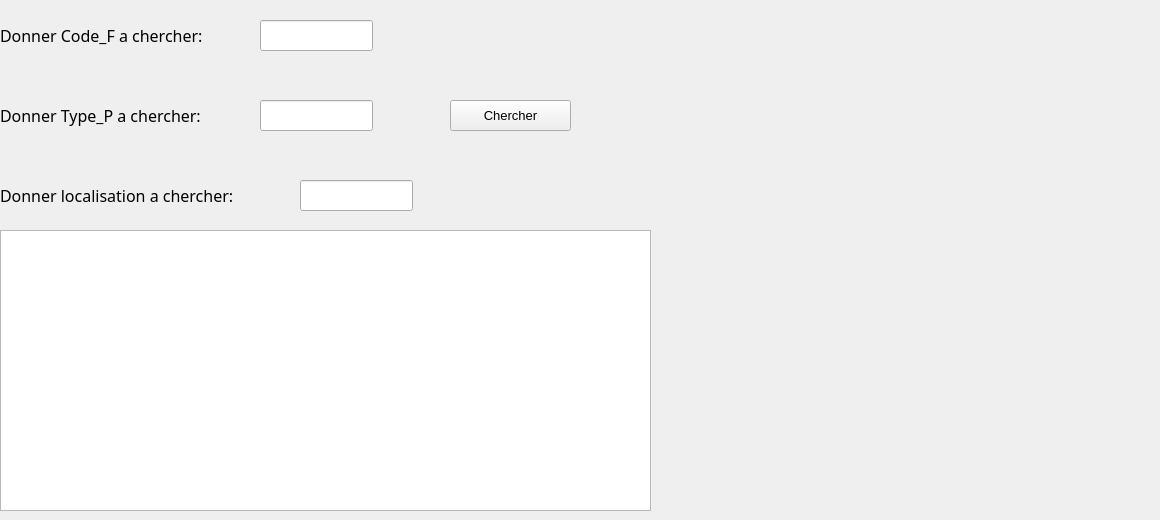
        <widget class="QWidget" name="tab">
         <attribute name="icon">
          <iconset>
           <normaloff>../Images/chercher.png</normaloff>../Images/chercher.png</iconset>
         </attribute>
         <attribute name="title">
          <string>Chercher</string>
         </attribute>
         <widget class="QLabel" name="label_17">
          <property name="geometry">
           <rect>
            <x>0</x>
            <y>20</y>
            <width>251</width>
            <height>31</height>
           </rect>
          </property>
          <property name="font">
           <font>
            <family>MV Boli</family>
            <pointsize>10</pointsize>
           </font>
          </property>
          <property name="text">
           <string>&lt;html&gt;&lt;head/&gt;&lt;body&gt;&lt;p&gt;&lt;span style=&quot; font-size:12pt;&quot;&gt;Donner Code_F a chercher:&lt;/span&gt;&lt;/p&gt;&lt;/body&gt;&lt;/html&gt;</string>
          </property>
         </widget>
         <widget class="QLineEdit" name="lineEdit_chercher">
          <property name="geometry">
           <rect>
            <x>260</x>
            <y>20</y>
            <width>113</width>
            <height>31</height>
           </rect>
          </property>
          <property name="font">
           <font>
            <family>MV Boli</family>
            <pointsize>10</pointsize>
           </font>
          </property>
         </widget>
         <widget class="QTableView" name="chercher">
          <property name="geometry">
           <rect>
            <x>0</x>
            <y>230</y>
            <width>651</width>
            <height>281</height>
           </rect>
          </property>
          <property name="font">
           <font>
            <family>MV Boli</family>
            <pointsize>10</pointsize>
           </font>
          </property>
         </widget>
         <widget class="QLabel" name="label_18">
          <property name="enabled">
           <bool>true</bool>
          </property>
          <property name="geometry">
           <rect>
            <x>680</x>
            <y>100</y>
            <width>471</width>
            <height>221</height>
           </rect>
          </property>
          <property name="text">
           <string/>
          </property>
          <property name="pixmap">
           <pixmap>../Images/livraison-fournisseurs-achats-gestion-commerciale.png</pixmap>
          </property>
          <property name="scaledContents">
           <bool>true</bool>
          </property>
         </widget>
         <widget class="QPushButton" name="Chercher">
          <property name="geometry">
           <rect>
            <x>450</x>
            <y>100</y>
            <width>121</width>
            <height>31</height>
           </rect>
          </property>
          <property name="font">
           <font>
            <pointsize>10</pointsize>
           </font>
          </property>
          <property name="text">
           <string>Chercher</string>
          </property>
          <property name="icon">
           <iconset>
            <normaloff>../Images/chercher.png</normaloff>../Images/chercher.png</iconset>
          </property>
         </widget>
         <widget class="QLabel" name="label_22">
          <property name="geometry">
           <rect>
            <x>0</x>
            <y>100</y>
            <width>261</width>
            <height>31</height>
           </rect>
          </property>
          <property name="font">
           <font>
            <family>MV Boli</family>
            <pointsize>10</pointsize>
           </font>
          </property>
          <property name="text">
           <string>&lt;html&gt;&lt;head/&gt;&lt;body&gt;&lt;p&gt;&lt;span style=&quot; font-size:12pt;&quot;&gt;Donner Type_P a chercher:&lt;/span&gt;&lt;/p&gt;&lt;/body&gt;&lt;/html&gt;</string>
          </property>
         </widget>
         <widget class="QLineEdit" name="lineEdit_chercher_type">
          <property name="geometry">
           <rect>
            <x>260</x>
            <y>100</y>
            <width>113</width>
            <height>31</height>
           </rect>
          </property>
          <property name="font">
           <font>
            <family>MV Boli</family>
            <pointsize>10</pointsize>
           </font>
          </property>
         </widget>
         <widget class="QLineEdit" name="lineEdit_chercher_local">
          <property name="geometry">
           <rect>
            <x>300</x>
            <y>180</y>
            <width>113</width>
            <height>31</height>
           </rect>
          </property>
          <property name="font">
           <font>
            <family>MV Boli</family>
            <pointsize>10</pointsize>
           </font>
          </property>
         </widget>
         <widget class="QLabel" name="label_23">
          <property name="geometry">
           <rect>
            <x>0</x>
            <y>180</y>
            <width>291</width>
            <height>31</height>
           </rect>
          </property>
          <property name="font">
           <font>
            <family>MV Boli</family>
            <pointsize>10</pointsize>
           </font>
          </property>
          <property name="text">
           <string>&lt;html&gt;&lt;head/&gt;&lt;body&gt;&lt;p&gt;&lt;span style=&quot; font-size:12pt;&quot;&gt;Donner localisation a chercher:&lt;/span&gt;&lt;/p&gt;&lt;/body&gt;&lt;/html&gt;</string>
          </property>
         </widget>
        </widget>
